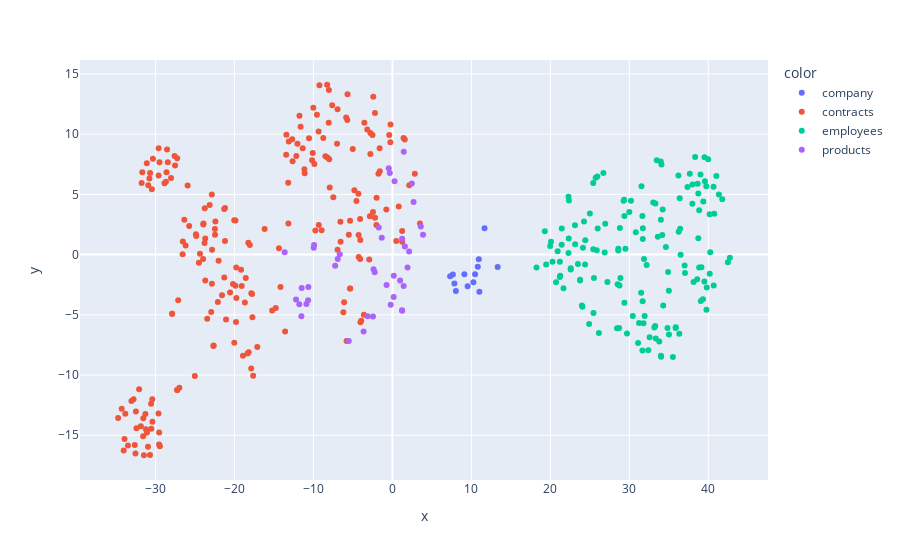

The notebook cell saved with this chart:
### Code cell
fig_2d.show()

### Figure 1 — Plotly figure (JSON) as saved in the notebook; plotly's stock layout.template omitted (floating-point values rounded to 4 significant figures; data arrays with more than 128 entries replaced by an {"elided": "..."} marker saying what was removed)
{"data": [{"customdata": [["Text:Introduction and Fou"], ["Text:Early Growth and Exp"], ["Text:Strategic Restructur"], ["Text:Product Expansion an"], ["Text:Introduction to Insu"], ["Text:Our Core Values and "], ["Text:Benefits and Offerin"], ["Text:Current Engineering "], ["Text:Insurellm Culture - "], ["Text:Overview of Insurell"], ["Text:Insurellm's Product "], ["Text:Scale, Client Portfo"], ["Text:Client Segments and "]], "hovertemplate": "color=company<br>x=%{x}<br>y=%{y}<br>text=%{customdata[0]}<extra></extra>", "legendgroup": "company", "marker": {"color": "#636efa", "symbol": "circle"}, "mode": "markers", "name": "company", "orientation": "v", "showlegend": true, "type": "scatter", "x": [11.01, 8.028, 9.517, 7.837, 10.46, 10.93, 11.66, 13.32, 10.8, 10.24, 7.303, 9.103, 7.646], "xaxis": "x", "y": [-3.08, -3.02, -2.636, -2.392, -1.634, -0.391, 2.191, -1.026, -1.0, -2.303, -1.799, -1.627, -1.644], "yaxis": "y"}, {"customdata": {"elided": "214x1 str values"}, "hovertemplate": "color=contracts<br>x=%{x}<br>y=%{y}<br>text=%{customdata[0]}<extra></extra>", "legendgroup": "contracts", "marker": {"color": "#EF553B", "symbol": "circle"}, "mode": "markers", "name": "contracts", "orientation": "v", "showlegend": true, "type": "scatter", "x": {"elided": "214 float values"}, "xaxis": "x", "y": {"elided": "214 float values"}, "yaxis": "y"}, {"customdata": {"elided": "146x1 str values"}, "hovertemplate": "color=employees<br>x=%{x}<br>y=%{y}<br>text=%{customdata[0]}<extra></extra>", "legendgroup": "employees", "marker": {"color": "#00cc96", "symbol": "circle"}, "mode": "markers", "name": "employees", "orientation": "v", "showlegend": true, "type": "scatter", "x": {"elided": "146 float values"}, "xaxis": "x", "y": {"elided": "146 float values"}, "yaxis": "y"}, {"customdata": [["Text:Product Overview and"], ["Text:Core Features of Biz"], ["Text:Core Features of Biz"], ["Text:Pricing Structure of"], ["Text:Future Development a"], ["Text:Introduction to Carl"], ["Text:Key Features of Carl"], ["Text:Pricing Structure fo"], ["Text:2025-2026 Roadmap Ov"], ["Text:Product Summary and "], ["Text:Features Overview\n\nT"], ["Text:Pricing Tiers and Co"], ["Text:Development Roadmap "], ["Text:Product Overview and"], ["Text:Key Features of Heal"], ["Text:Key Features of Heal"], ["Text:Medication Managemen"], ["Text:Pricing Tiers and In"], ["Text:Development Roadmap "], ["Text:Product Overview of "], ["Text:Key Features of Home"], ["Text:Additional Homellm F"], ["Text:Pricing Structure fo"], ["Text:Homellm Development "], ["Text:Product Summary and "], ["Text:Key Features of Life"], ["Text:Digital Integration "], ["Text:Document Processing,"], ["Text:Pricing Structure fo"], ["Text:Development Roadmap "], ["Text:Product Overview\n\nTh"], ["Text:Key Features of Mark"], ["Text:Pricing Structure fo"], ["Text:2025-2026 Roadmap - "], ["Text:2025-2026 Roadmap - "], ["Text:Introduction to Rell"], ["Text:Core Features of Rel"], ["Text:User Interface and C"], ["Text:Partnerships and Cli"], ["Text:Pricing Tiers for Re"], ["Text:Future Development a"]], "hovertemplate": "color=products<br>x=%{x}<br>y=%{y}<br>text=%{customdata[0]}<extra></extra>", "legendgroup": "products", "marker": {"color": "#ab63fa", "symbol": "circle"}, "mode": "markers", "name": "products", "orientation": "v", "showlegend": true, "type": "scatter", "x": [-7.259, -6.934, -6.678, -10.66, -0.7507, -2.253, -2.395, -11.51, 0.1534, -1.356, -1.739, -12.22, 0.1653, 0.2604, -0.3394, -0.4752, 1.425, -11.8, 0.9634, 2.107, 1.567, 1.22, -10.9, 1.903, 3.866, 3.587, 2.455, 2.672, -10.69, 1.411, -9.974, -9.929, -13.65, 1.228, 1.201, -2.471, -3.151, -3.66, -5.536, -11.53, -0.2267], "xaxis": "x", "y": [-0.9344, -0.3574, 0.03005, -2.694, -2.524, -1.47, -1.212, -2.77, -3.526, 1.389, 2.257, -3.727, -1.761, 6.092, 6.77, 7.162, 8.55, -4.117, -2.16, 0.2527, 0.6755, 1.32, -4.111, -1.076, 1.655, 2.338, 5.9, 4.37, -3.796, -2.615, 0.5766, 0.7878, 0.1884, -4.671, -4.627, -5.136, -5.113, -6.382, -7.17, -5.115, -4.171], "yaxis": "y"}], "layout": {"legend": {"title": {"text": "color"}, "tracegroupgap": 0}, "margin": {"t": 60}, "xaxis": {"anchor": "y", "domain": [0, 1], "title": {"text": "x"}}, "yaxis": {"anchor": "x", "domain": [0, 1], "title": {"text": "y"}}}}
